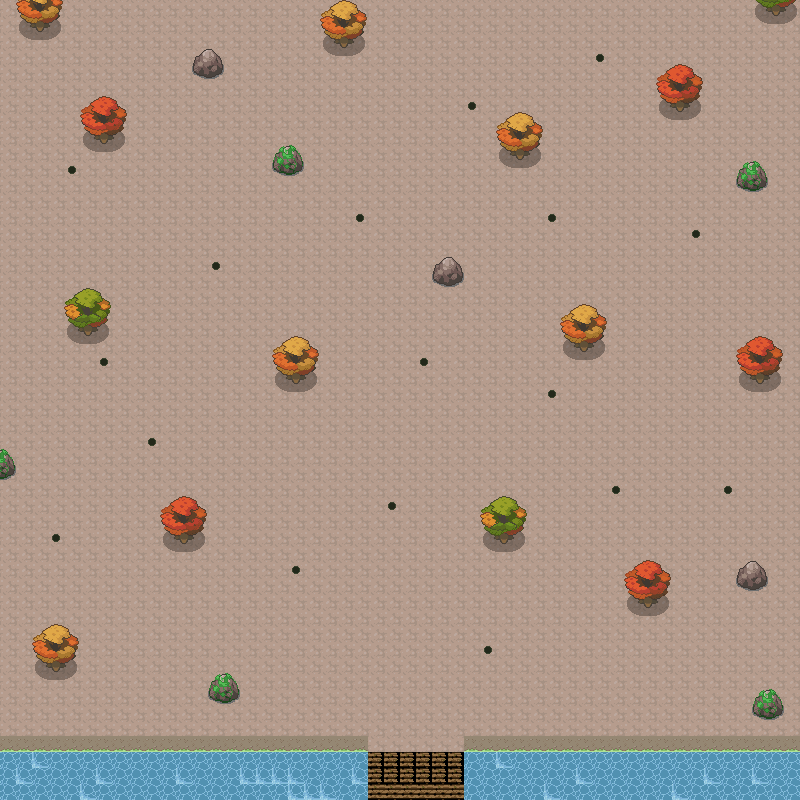

This game map was drawn from its Tiled (.tmx) file and the tilesets committed beside it. A one-line description and the trimmed map source follow:
An orthogonal 50x50 tile map with 16x16 px tiles, 4 tile layers (tile, obstacles_1, obstacles_2, spawn).

<map version="1.0" orientation="orthogonal" width="50" height="50" tilewidth="16" tileheight="16">
 <tileset firstgid="1" name="tileset2" tilewidth="16" tileheight="16">
  <image source="tileset/tileset2.png" trans="ff00ff" width="2048" height="2048" />
  <tile id="220">
   <properties>
    <property name="collision" value="" />
   </properties>
  </tile>
  <tile id="223">
   <properties>
    <property name="collision" value="" />
   </properties>
  </tile>
  <tile id="226">
   <properties>
    <property name="collision" value="" />
   </properties>
  </tile>
  <tile id="348">
   <properties>
    <property name="collision" value="" />
   </properties>
  </tile>
  <tile id="351">
   <properties>
    <property name="collision" value="" />
   </properties>
  </tile>
  <tile id="354">
   <properties>
    <property name="collision" value="" />
   </properties>
  </tile>
  <tile id="3339">
   <properties>
    <property name="collision" value="" />
   </properties>
  </tile>
  <tile id="5398">
   <properties>
    <property name="collision" value="" />
   </properties>
  </tile>
  <tile id="5399">
   <properties>
    <property name="collision" value="" />
   </properties>
  </tile>
  <tile id="5402">
   <properties>
    <property name="collision" value="" />
   </properties>
  </tile>
  <tile id="5403">
   <properties>
    <property name="collision" value="" />
   </properties>
  </tile>
  <tile id="7042">
   <properties>
    <property name="cpoint" value="map9_1" />
   </properties>
  </tile>
 </tileset>
 <layer name="tile" width="50" height="50">
  <data>[2500 cells, 2500 non-empty, 6 distinct tile ids]</data>
 </layer>
 <layer name="obstacles_1" width="50" height="50">
  <data>[2500 cells, 44 non-empty, 1 distinct tile ids]</data>
 </layer>
 <layer name="obstacles_2" width="50" height="50">
  <data>[2500 cells, 189 non-empty, 44 distinct tile ids]</data>
 </layer>
 <layer name="spawn" width="50" height="50">
  <data>[2500 cells, 17 non-empty, 1 distinct tile ids]</data>
 </layer>
</map>
